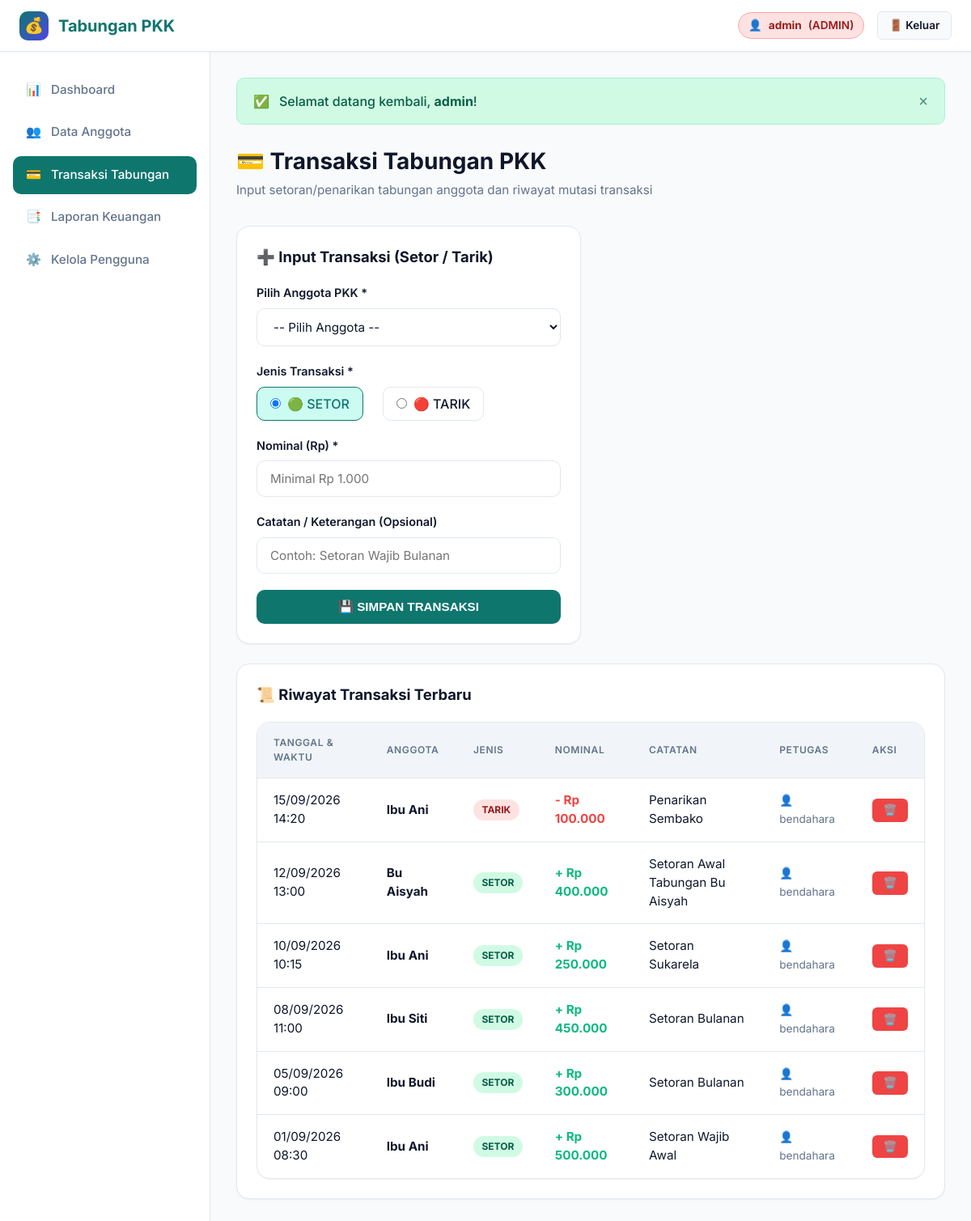
Screenshot of /transactions.php (signed in) with the database file from the repository.
### tables this page shows
CREATE TABLE `transactions` (
  `id` BIGINT AUTO_INCREMENT PRIMARY KEY,
  `member_id` BIGINT NOT NULL,
  `user_id` BIGINT NOT NULL,
  `type` ENUM('setor', 'tarik') NOT NULL,
  `amount` DECIMAL(12,2) NOT NULL,
  `description` VARCHAR(255) NULL,
  `created_at` TIMESTAMP DEFAULT CURRENT_TIMESTAMP,
  `updated_at` TIMESTAMP DEFAULT CURRENT_TIMESTAMP ON UPDATE CURRENT_TIMESTAMP,
  CONSTRAINT `fk_transactions_members` FOREIGN KEY (`member_id`) REFERENCES `members` (`id`) ON DELETE CASCADE ON UPDATE CASCADE,
  CONSTRAINT `fk_transactions_users` FOREIGN KEY (`user_id`) REFERENCES `users` (`id`) ON DELETE CASCADE ON UPDATE CASCADE
);

CREATE TABLE `members` (
  `id` BIGINT AUTO_INCREMENT PRIMARY KEY,
  `user_id` BIGINT NULL,
  `name` VARCHAR(100) NOT NULL,
  `phone` VARCHAR(20) NULL,
  `address` TEXT NULL,
  `created_at` TIMESTAMP DEFAULT CURRENT_TIMESTAMP,
  `updated_at` TIMESTAMP DEFAULT CURRENT_TIMESTAMP ON UPDATE CURRENT_TIMESTAMP,
  CONSTRAINT `fk_members_users` FOREIGN KEY (`user_id`) REFERENCES `users` (`id`) ON DELETE SET NULL ON UPDATE CASCADE
);

CREATE TABLE `users` (
  `id` BIGINT AUTO_INCREMENT PRIMARY KEY,
  `username` VARCHAR(50) NOT NULL UNIQUE,
  `password` VARCHAR(255) NOT NULL,
  `role` ENUM('admin', 'bendahara', 'member') NOT NULL DEFAULT 'member',
  `created_at` TIMESTAMP DEFAULT CURRENT_TIMESTAMP,
  `updated_at` TIMESTAMP DEFAULT CURRENT_TIMESTAMP ON UPDATE CURRENT_TIMESTAMP
);

### transactions.php (the view, shortened to what this page needs)
<?php
require_once __DIR__ . '/includes/header.php';
$pdo = get_db_connection();
$stmt_history = $pdo->query("
    SELECT t.*, m.name AS member_name, u.username AS petugas_name
    FROM transactions t
    JOIN members m ON m.id = t.member_id
    JOIN users u ON u.id = t.user_id
    ORDER BY t.created_at DESC, t.id DESC
");
$transactions = $stmt_history->fetchAll();
?>
<div class="page-header">
    <div>
        <h1 class="page-title">💳 Transaksi Tabungan PKK</h1>
        <p class="page-subtitle">Input setoran/penarikan tabungan anggota dan riwayat mutasi transaksi</p>
    </div>
</div>
<div style="display: grid; grid-template-columns: repeat(auto-fit, minmax(320px, 1fr)); gap: 1.5rem; align-items: start;">
    <div class="card">
        <h2 style="font-size: 1.15rem; font-weight: 700; margin-bottom: 1.25rem;">➕ Input Transaksi (Setor / Tarik)</h2>
        <form action="transactions.php" method="POST">
            <div class="form-group">
                <label for="member_id" class="form-label">Pilih Anggota PKK *</label>
                <select name="member_id" id="member_id" class="form-control" required>
                    <option value="">-- Pilih Anggota --</option>
                </select>
            </div>
            <div class="form-group">
                <label class="form-label">Jenis Transaksi *</label>
                <div class="radio-group">
                    <label class="radio-label">
                        <input type="radio" name="type" value="setor" checked> 🟢 SETOR
                    </label>
                    <label class="radio-label">
                        <input type="radio" name="type" value="tarik"> 🔴 TARIK
                    </label>
                </div>
            </div>
            <div class="form-group">
                <label for="amount" class="form-label">Nominal (Rp) *</label>
                <input type="number" name="amount" id="amount" class="form-control" min="1000" step="1000" placeholder="Minimal Rp 1.000" required>
            </div>
            <div class="form-group">
                <label for="description" class="form-label">Catatan / Keterangan (Opsional)</label>
                <input type="text" name="description" id="description" class="form-control" placeholder="Contoh: Setoran Wajib Bulanan">
            </div>
            <button type="submit" class="btn btn-primary" style="width: 100%;">💾 SIMPAN TRANSAKSI</button>
        </form>
    </div>
    <div class="card" style="grid-column: span 2;">
        <h2 style="font-size: 1.15rem; font-weight: 700; margin-bottom: 1.25rem;">📜 Riwayat Transaksi Terbaru</h2>
        <div class="table-responsive">
            <table class="table">
                <thead>
                    <tr>
                        <th>Tanggal & Waktu</th>
                        <th>Anggota</th>
                        <th>Jenis</th>
                        <th>Nominal</th>
                        <th>Catatan</th>
                        <th>Petugas</th>
                        <th>Aksi</th>
                    </tr>
                </thead>
                <tbody>
                    <?php if (empty($transactions)): ?>
                        <tr>
                            <td colspan="7" style="text-align: center; color: var(--text-muted); padding: 2rem;">Belum ada riwayat transaksi.</td>
                        </tr>
                    <?php else: ?>
                        <?php foreach ($transactions as $t): ?>
                        <tr>
                            <td><?= date('d/m/Y H:i', strtotime($t['created_at'])) ?></td>
                            <td><strong><?= htmlspecialchars($t['member_name']) ?></strong></td>
                            <td>
                                <span class="badge badge-<?= htmlspecialchars($t['type']) ?>">
                                    <?= strtoupper(htmlspecialchars($t['type'])) ?>
                                </span>
                            </td>
                            <td>
                                <strong style="color: <?= $t['type'] === 'setor' ? 'var(--success)' : 'var(--danger)' ?>;">
                                    <?= ($t['type'] === 'setor' ? '+' : '-') . ' ' . format_rupiah($t['amount']) ?>
                                </strong>
                            </td>
                            <td><?= htmlspecialchars($t['description'] ?? '-') ?></td>
                            <td><span style="font-size: 0.85rem; color: var(--text-muted);">👤 <?= htmlspecialchars($t['petugas_name']) ?></span></td>
                            <td>
                                <form action="transactions.php" method="POST" style="display: inline;">
                                    <button type="submit" class="btn btn-danger btn-sm btn-confirm-delete" data-confirm="Hapus transaksi ini? (Saldo anggota akan disesuaikan otomatis)">🗑️</button>
                                </form>
                            </td>
                        </tr>
                        <?php endforeach; ?>
                    <?php endif; ?>
                </tbody>
            </table>
        </div>
    </div>
</div>
<?php require_once __DIR__ . '/includes/footer.php'; ?>

### assets/css/style.css (style rules this page uses)
:root { --primary: #0f766e; --primary-hover: #0d9488; --primary-light: #ccfbf1; --secondary: #4f46e5; --secondary-hover: #4338ca; --secondary-light: #e0e7ff; --bg-main: #f8fafc; --bg-card: #ffffff; --text-dark: #0f172a; --text-muted: #64748b; --border-color: #e2e8f0; --success: #10b981; --success-bg: #d1fae5; --danger: #ef4444; --danger-bg: #fee2e2; --warning: #f59e0b; --warning-bg: #fef3c7; --shadow-sm: 0 1px 2px 0 rgb(0 0 0 / 0.05); --shadow-md: 0 4px 6px -1px rgb(0 0 0 / 0.1), 0 2px 4px -2px rgb(0 0 0 / 0.1); --shadow-lg: 0 10px 15px -3px rgb(0 0 0 / 0.1), 0 4px 6px -4px rgb(0 0 0 / 0.1); --radius-sm: 6px; --radius-md: 10px; --radius-lg: 16px; }
* { box-sizing: border-box; margin: 0; padding: 0; }
body { font-family: 'Inter', system-ui, -apple-system, sans-serif; background-color: var(--bg-main); color: var(--text-dark); line-height: 1.5; display: flex; flex-direction: column; min-height: 100vh; }
.page-header { margin-bottom: 2rem; display: flex; align-items: center; justify-content: space-between; flex-wrap: wrap; gap: 1rem; }
.page-title { font-size: 1.75rem; font-weight: 700; color: var(--text-dark); display: flex; align-items: center; gap: 0.5rem; }
.page-subtitle { color: var(--text-muted); font-size: 0.95rem; margin-top: 0.25rem; }
.card { background: var(--bg-card); border-radius: var(--radius-lg); border: 1px solid var(--border-color); padding: 1.5rem; box-shadow: var(--shadow-sm); transition: transform 0.2s ease, box-shadow 0.2s ease; }
.form-group { margin-bottom: 1.25rem; }
.form-label { display: block; font-size: 0.9rem; font-weight: 600; color: var(--text-dark); margin-bottom: 0.5rem; }
.form-control { width: 100%; padding: 0.75rem 1rem; border: 1px solid var(--border-color); border-radius: var(--radius-md); font-family: inherit; font-size: 0.95rem; background: var(--bg-card); color: var(--text-dark); transition: border-color 0.2s ease, box-shadow 0.2s ease; }
.radio-group { display: flex; gap: 1.5rem; margin-top: 0.5rem; }
.radio-label { display: inline-flex; align-items: center; gap: 0.5rem; font-weight: 500; cursor: pointer; padding: 0.5rem 1rem; border: 1px solid var(--border-color); border-radius: var(--radius-md); transition: all 0.2s ease; }
.radio-label:has(input:checked) { border-color: var(--primary); background: var(--primary-light); color: var(--primary); }
.btn { display: inline-flex; align-items: center; justify-content: center; gap: 0.5rem; padding: 0.75rem 1.5rem; border-radius: var(--radius-md); font-weight: 600; font-size: 0.95rem; cursor: pointer; border: none; transition: all 0.2s ease; }
.btn-primary { background: var(--primary); color: white; }
.btn-danger { background: var(--danger); color: white; }
.btn-sm { padding: 0.4rem 0.85rem; font-size: 0.85rem; border-radius: var(--radius-sm); }
.table-responsive { width: 100%; overflow-x: auto; border-radius: var(--radius-lg); border: 1px solid var(--border-color); background: var(--bg-card); box-shadow: var(--shadow-sm); }
.table { width: 100%; border-collapse: collapse; text-align: left; font-size: 0.95rem; }
.table th { background: #f1f5f9; padding: 1rem 1.25rem; font-weight: 600; color: var(--text-muted); border-bottom: 1px solid var(--border-color); text-transform: uppercase; font-size: 0.75rem; letter-spacing: 0.05em; }
.table td { padding: 1rem 1.25rem; border-bottom: 1px solid var(--border-color); color: var(--text-dark); }
.table tbody tr:last-child td { border-bottom: none; }
.badge { display: inline-flex; align-items: center; gap: 0.35rem; padding: 0.25rem 0.65rem; border-radius: 9999px; font-size: 0.75rem; font-weight: 700; text-transform: uppercase; }
.badge-setor { background: var(--success-bg); color: #065f46; }
.badge-tarik { background: var(--danger-bg); color: #991b1b; }

### rows the page displays
transactions: created_at "15/09/2026 14:20", member.name "Ibu Ani", type "TARIK", amount "Rp 100.000", description "Penarikan Sembako", user.username "bendahara"
transactions: created_at "12/09/2026 13:00", member.name "Bu Aisyah", type "SETOR", amount "Rp 400.000", description "Setoran Awal Tabungan Bu Aisyah", user.username "bendahara"
transactions: created_at "10/09/2026 10:15", member.name "Ibu Ani", type "SETOR", amount "Rp 250.000", description "Setoran Sukarela", user.username "bendahara"
transactions: created_at "08/09/2026 11:00", member.name "Ibu Siti", type "SETOR", amount "Rp 450.000", description "Setoran Bulanan", user.username "bendahara"
transactions: created_at "05/09/2026 09:00", member.name "Ibu Budi", type "SETOR", amount "Rp 300.000", description "Setoran Bulanan", user.username "bendahara"
transactions: created_at "01/09/2026 08:30", member.name "Ibu Ani", type "SETOR", amount "Rp 500.000", description "Setoran Wajib Awal", user.username "bendahara"

### other values shown
$user['username'] "admin"
$user['role'] "ADMIN"
$icon "✅"
$msg "Selamat datang kembali, admin !"
